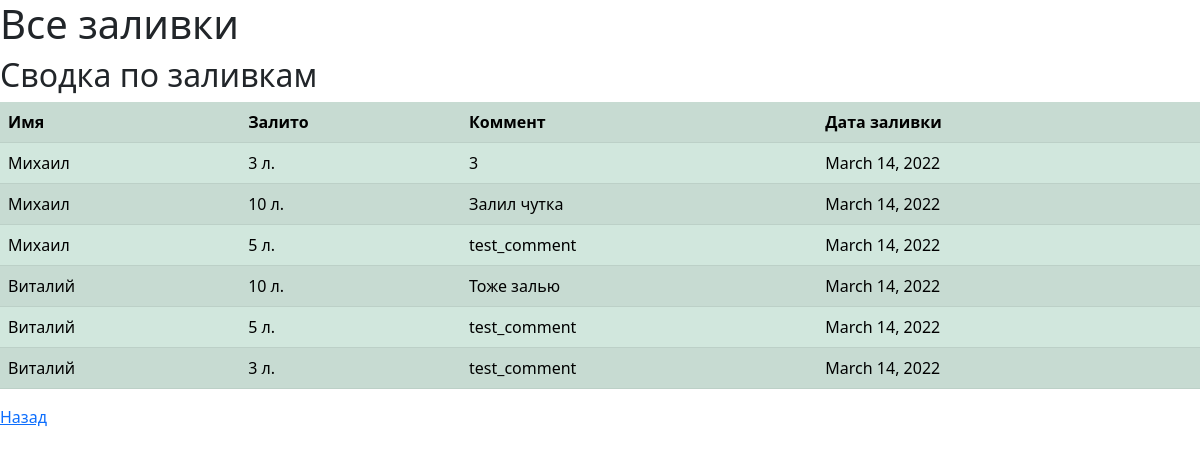
Screenshot of /all_fulls/ with the database file from the repository.
### mysite/apps/my_app/models.py (models this page shows, shortened)
class Fulling(models.Model):
    milk_tank = models.ForeignKey(MilkTank, on_delete=models.CASCADE)
    name = models.ForeignKey('Worker', on_delete=models.CASCADE)
    liters = models.IntegerField("Число залитых литров")
    comment = models.CharField("Комментарий к заливке", max_length=50)
    date = models.DateField("Время заливки", auto_now=True)
    class Meta:
        verbose_name = 'Заливка'
        verbose_name_plural = 'Заливки'

class Worker(models.Model):
    def __str__(self):
        return self.name
    name = models.CharField('Имя рабочего', max_length=50)
    start_date = models.DateField('Дата приема на работу', auto_now=True)
    salary = models.IntegerField('Оклад')
    class Meta:
        verbose_name = 'Работник'
        verbose_name_plural = 'Работники'

### mysite/apps/my_app/views.py (the view)
# urls.py: path('all_fulls/', views.show_all_fulls, name='show_all_fulls')
def show_all_fulls(request):
    fulling_info = Fulling.objects.order_by('name')
    return render(request, 'shablon_all_fulls.html', {'fulling_info': fulling_info})

### mysite/templates/shablon_all_fulls.html (shortened to what this page needs)
{% extends 'BootstrapForm.html' %}
{% block content %}
    {% if fulling_info %}
        <h2>Сводка по заливкам</h2>
        <table class="table table-success table-striped">
            <tr><th>Имя</th><th>Залито</th><th>Коммент</th><th>Дата заливки</th></tr>
            {% for fulling in fulling_info %}
                <tr><td>{{fulling.name}}</td><td>{{fulling.liters}} л.</td><td>{{fulling.comment}}</td><td>{{fulling.date}}</td></tr>
            {% endfor %}
        </table>
        <a href="{% url 'home' %}">Назад</a>
    {% else %}
        Error have no data
    {% endif %}
{% endblock %}

### rows the page displays
Fulling: name "Михаил", liters "3", comment "3", date "March 14, 2022"
Fulling: name "Михаил", liters "10", comment "Залил чутка", date "March 14, 2022"
Fulling: name "Михаил", liters "5", comment "test_comment", date "March 14, 2022"
Fulling: name "Виталий", liters "10", comment "Тоже залью", date "March 14, 2022"
Fulling: name "Виталий", liters "5", comment "test_comment", date "March 14, 2022"
Fulling: name "Виталий", liters "3", comment "test_comment", date "March 14, 2022"
